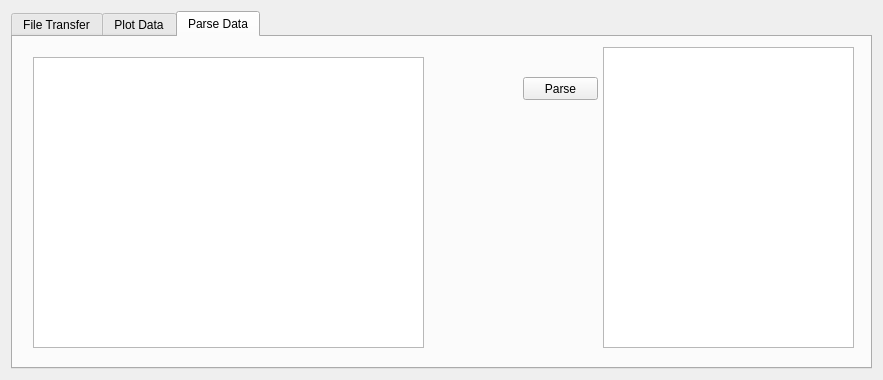
<?xml version="1.0" encoding="UTF-8"?>
<ui version="4.0">
 <class>fileManage</class>
 <widget class="QDialog" name="fileManage">
  <property name="geometry">
   <rect>
    <x>0</x>
    <y>0</y>
    <width>883</width>
    <height>380</height>
   </rect>
  </property>
  <property name="windowTitle">
   <string>Dialog</string>
  </property>
  <layout class="QHBoxLayout" name="horizontalLayout_2">
   <item>
    <widget class="QTabWidget" name="tabWidget">
     <property name="currentIndex">
      <number>2</number>
     </property>
     <widget class="QWidget" name="tab">
      <attribute name="title">
       <string>File Transfer</string>
      </attribute>
      <layout class="QHBoxLayout" name="horizontalLayout">
       <item>
        <widget class="QFrame" name="frame">
         <property name="frameShape">
          <enum>QFrame::StyledPanel</enum>
         </property>
         <property name="frameShadow">
          <enum>QFrame::Raised</enum>
         </property>
         <layout class="QVBoxLayout" name="verticalLayout">
          <item>
           <widget class="QPushButton" name="pbls">
            <property name="text">
             <string>List File</string>
            </property>
           </widget>
          </item>
          <item>
           <widget class="QPushButton" name="pbTransfer">
            <property name="text">
             <string>Transfer</string>
            </property>
           </widget>
          </item>
          <item>
           <widget class="QPushButton" name="pbRemove">
            <property name="text">
             <string>Remove</string>
            </property>
           </widget>
          </item>
          <item>
           <spacer name="verticalSpacer">
            <property name="orientation">
             <enum>Qt::Vertical</enum>
            </property>
            <property name="sizeHint" stdset="0">
             <size>
              <width>20</width>
              <height>40</height>
             </size>
            </property>
           </spacer>
          </item>
         </layout>
        </widget>
       </item>
       <item>
        <widget class="QTableView" name="tableView"/>
       </item>
      </layout>
     </widget>
     <widget class="QWidget" name="tab_2">
      <attribute name="title">
       <string>Plot Data</string>
      </attribute>
      <layout class="QGridLayout" name="gridLayout">
       <item row="0" column="0" rowspan="2">
        <widget class="QTreeView" name="treeView"/>
       </item>
       <item row="0" column="1" rowspan="2">
        <widget class="QListView" name="listView"/>
       </item>
       <item row="0" column="2">
        <widget class="QTextEdit" name="textEdit">
         <property name="maximumSize">
          <size>
           <width>16777215</width>
           <height>240</height>
          </size>
         </property>
        </widget>
       </item>
       <item row="1" column="2">
        <widget class="QFrame" name="frame_2">
         <property name="frameShape">
          <enum>QFrame::StyledPanel</enum>
         </property>
         <property name="frameShadow">
          <enum>QFrame::Raised</enum>
         </property>
         <widget class="QPushButton" name="pbPlot">
          <property name="geometry">
           <rect>
            <x>0</x>
            <y>10</y>
            <width>75</width>
            <height>23</height>
           </rect>
          </property>
          <property name="text">
           <string>Plot</string>
          </property>
         </widget>
         <widget class="QLineEdit" name="leStart">
          <property name="geometry">
           <rect>
            <x>120</x>
            <y>10</y>
            <width>113</width>
            <height>20</height>
           </rect>
          </property>
          <property name="text">
           <string>0</string>
          </property>
         </widget>
         <widget class="QLineEdit" name="leEnd">
          <property name="geometry">
           <rect>
            <x>120</x>
            <y>40</y>
            <width>113</width>
            <height>20</height>
           </rect>
          </property>
          <property name="text">
           <string>1000</string>
          </property>
         </widget>
         <widget class="QPushButton" name="pbShowChart">
          <property name="geometry">
           <rect>
            <x>50</x>
            <y>70</y>
            <width>75</width>
            <height>23</height>
           </rect>
          </property>
          <property name="text">
           <string>Chart</string>
          </property>
         </widget>
         <widget class="QPushButton" name="pbClearChart">
          <property name="geometry">
           <rect>
            <x>170</x>
            <y>70</y>
            <width>75</width>
            <height>23</height>
           </rect>
          </property>
          <property name="text">
           <string>Clear</string>
          </property>
         </widget>
        </widget>
       </item>
      </layout>
     </widget>
     <widget class="QWidget" name="tab_3">
      <attribute name="title">
       <string>Parse Data</string>
      </attribute>
      <widget class="QPushButton" name="pbParse">
       <property name="geometry">
        <rect>
         <x>510</x>
         <y>40</y>
         <width>75</width>
         <height>23</height>
        </rect>
       </property>
       <property name="text">
        <string>Parse</string>
       </property>
      </widget>
      <widget class="QTextEdit" name="teParseSrc">
       <property name="geometry">
        <rect>
         <x>20</x>
         <y>20</y>
         <width>391</width>
         <height>291</height>
        </rect>
       </property>
      </widget>
      <widget class="QTextEdit" name="teParseDest">
       <property name="geometry">
        <rect>
         <x>590</x>
         <y>10</y>
         <width>251</width>
         <height>301</height>
        </rect>
       </property>
      </widget>
     </widget>
    </widget>
   </item>
  </layout>
 </widget>
 <resources/>
 <connections/>
</ui>
